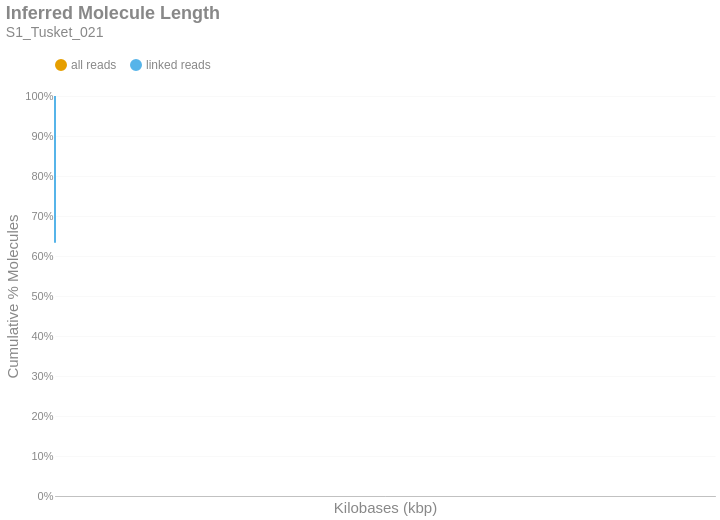

The cell this chart's notebook holds for it:
### Markdown cell above
### Inferred Molecule Length
This is the cumulative frequency distribution of molecule lengths inferred from the first and last alignment positions along a contig for all alignments associated with a single linked-read barcode on a given contig.There are two distributions: one with `all` the alignments (yellow) and another with only `linked reads` (blue). The percent of molecules in the `linked reads` distribution is relative to the total number of linked molecules.

### Code cell
if SKIPLR:
    print_html(f"Skipped")
else:
    binned_df = consolidated_hist(valids['length_inferred']/1000, mask, 10, True)
    binned_df = binned_df.with_columns(
        pl.when(pl.col('bin').cast(pl.Utf8) == '0').then(pl.lit('1')).otherwise(pl.col('bin').cast(pl.Utf8)).alias('bin')
    )
    with SafeRender(binned_df):
        (
            density_plot(binned_df, 'Inferred Molecule Length', samplename, 'inferredlen')
            .transform_calculate(bin_kb='datum.bin / 1000')
            .encode(
                x=alt.X('bin_kb:Q', title="Kilobases (kbp)").scale(type='log', padding=0).axis(labelAngle=-40),
                y=alt.Y('value:Q', title='Cumulative % Molecules')
                    .axis(format='%')
                    .stack(False)
                    .scale(domainMin=0, domainMax=1,padding=0),
                color=alt.Color("key:N").scale(domain = ["all reads", "linked reads"]),
                tooltip = [
                    alt.Tooltip("key:N", title = "Data Type"),
                    alt.Tooltip("range_label:N", title="Kilobases"),
                    alt.Tooltip("value:Q", format = ".2%", title="% Molecules (Cum.)")
                ]
            )
        ).display()

### Figure 1 — Vega-Lite specification as saved in the notebook (floating-point values rounded to 4 significant figures)
{"width": "container", "height": 400, "config": {"title": {"anchor": "start", "dy": -15, "fontSize": 18, "color": "#888888", "subtitleColor": "#888888", "subtitleFontSize": 14}, "arc": {"fill": "#0072B2"}, "axis": {"domainColor": "#888888", "domainWidth": 0.5, "gridWidth": 0.2, "grid": false, "titleFontWeight": 400, "titleFontSize": 15, "labelFontSize": 11, "labelColor": "#888888", "tickColor": "#888888", "tickWidth": 0.2, "titleColor": "#888888"}, "axisBand": {"grid": false}, "axisX": {"grid": true, "tickSize": 10, "domainCap": "round"}, "axisY": {"domain": false, "grid": true, "tickSize": 0, "domainCap": "round"}, "background": "transparent", "header": {"labelFontSize": 15, "labelColor": "#888888", "titleFontSize": 15, "titleFontWeight": 600, "titleColor": "#888888"}, "legend": {"labelFont": "sans-serif", "labelFontSize": 12, "labelColor": "#888888", "symbolSize": 100, "symbolType": "circle", "titleFontSize": 12, "titlePadding": 10, "titleColor": "#888888", "title": null, "orient": "top"}, "range": {"category": ["#E69F00", "#56B4E9", "#009E73", "#F0E442", "#0072B2", "#D55E00", "#CC79A7", "#000000"], "diverging": ["#cfe8f3", "#a2d4ec", "#73bfe2", "#46abdb", "#1696d2", "#12719e"]}, "area": {"fill": "#0072B2", "fillOpacity": 0.7, "line": true, "strokeOpacity": 0.7}, "line": {"color": "#0072B2", "stroke": "#0072B2", "strokeWidth": 2}, "trail": {"color": "#0072B2", "stroke": "#0072B2", "strokeWidth": 0, "size": 1}, "point": {"filled": true, "fillOpacity": 1.0, "size": 95}, "text": {"color": "#888888", "fontSize": 11, "align": "right", "fontWeight": 400, "size": 11}, "bar": {"fill": "#0072B2", "stroke": null}, "view": {"stroke": null, "continuousWidth": 660, "continuousHeight": 400}}, "data": {"name": "data-73a1425654421a0192e72b37903903f0"}, "mark": {"type": "line", "interpolate": "monotone", "point": {"opacity": 0, "size": 275}}, "encoding": {"color": {"field": "key", "scale": {"domain": ["all reads", "linked reads"]}, "type": "nominal"}, "tooltip": [{"field": "key", "title": "Data Type", "type": "nominal"}, {"field": "range_label", "title": "Kilobases", "type": "nominal"}, {"field": "value", "format": ".2%", "title": "% Molecules (Cum.)", "type": "quantitative"}], "x": {"axis": {"labelAngle": -40}, "field": "bin_kb", "scale": {"type": "log", "padding": 0}, "title": "Kilobases (kbp)", "type": "quantitative"}, "y": {"axis": {"format": "%"}, "field": "value", "scale": {"domainMin": 0, "domainMax": 1, "padding": 0}, "stack": false, "title": "Cumulative % Molecules", "type": "quantitative"}}, "params": [{"name": "param_c36ac31b6afebe62", "select": {"type": "point", "fields": ["key"]}, "bind": "legend"}], "title": {"text": "Inferred Molecule Length", "subtitle": "S1_Tusket_021"}, "transform": [{"fold": ["all reads (cumsum)", "linked reads (cumsum)"]}, {"calculate": "replace(datum.key, ' (cumsum)', '')", "as": "key"}, {"filter": {"param": "param_c36ac31b6afebe62"}}, {"calculate": "datum.bin / 1000", "as": "bin_kb"}], "usermeta": {"embedOptions": {"downloadFileName": "S1_Tusket_021.inferredlen"}}, "$schema": "https://vega.github.io/schema/vega-lite/v6.1.0.json", "datasets": {"data-73a1425654421a0192e72b37903903f0": [{"bin": "0.0", "interval": "0.0-10.0", "all reads": 0.9449, "linked reads": 0.6334, "all reads (cumsum)": 0.9449, "linked reads (cumsum)": 0.6334, "range_label": "0-9"}, {"bin": "10.0", "interval": "10.0-20.0", "all reads": 0.02689, "linked reads": 0.1785, "all reads (cumsum)": 0.9718, "linked reads (cumsum)": 0.8119, "range_label": "10-19"}, {"bin": "20.0", "interval": "20.0-30.0", "all reads": 0.01449, "linked reads": 0.09659, "all reads (cumsum)": 0.9863, "linked reads (cumsum)": 0.9085, "range_label": "20-29"}, {"bin": "30.0", "interval": "30.0-40.0", "all reads": 0.007866, "linked reads": 0.05238, "all reads (cumsum)": 0.9941, "linked reads (cumsum)": 0.9609, "range_label": "30-39"}, {"bin": "40.0", "interval": "40.0-50.0", "all reads": 0.004256, "linked reads": 0.02817, "all reads (cumsum)": 0.9984, "linked reads (cumsum)": 0.989, "range_label": "40-49"}, {"bin": "50.0", "interval": "50.0-60.0", "all reads": 0.00104, "linked reads": 0.007113, "all reads (cumsum)": 0.9994, "linked reads (cumsum)": 0.9962, "range_label": "50-59"}, {"bin": "60.0", "interval": "60.0-70.0", "all reads": 0.0003583, "linked reads": 0.00246, "all reads (cumsum)": 0.9998, "linked reads (cumsum)": 0.9986, "range_label": "60-69"}, {"bin": "70.0", "interval": "70.0-80.0", "all reads": 0.0001242, "linked reads": 0.0008512, "all reads (cumsum)": 0.9999, "linked reads (cumsum)": 0.9995, "range_label": "70-79"}, {"bin": "80.0", "interval": "80.0-90.0", "all reads": 4.857e-05, "linked reads": 0.0003324, "all reads (cumsum)": 1.0, "linked reads (cumsum)": 0.9998, "range_label": "80-89"}, {"bin": "90.0", "interval": "90.0-100.0", "all reads": 1.72e-05, "linked reads": 0.0001178, "all reads (cumsum)": 1.0, "linked reads (cumsum)": 0.9999, "range_label": "90-99"}, {"bin": "100.0", "interval": "100.0-110.0", "all reads": 6.166e-06, "linked reads": 4.248e-05, "all reads (cumsum)": 1.0, "linked reads (cumsum)": 1.0, "range_label": "100-109"}, {"bin": "110.0", "interval": "110.0-120.0", "all reads": 3.029e-06, "linked reads": 2.087e-05, "all reads (cumsum)": 1.0, "linked reads (cumsum)": 1.0, "range_label": "110-119"}, {"bin": "120.0", "interval": "120.0-130.0", "all reads": 1.19e-06, "linked reads": 8.199e-06, "all reads (cumsum)": 1.0, "linked reads (cumsum)": 1.0, "range_label": "120-129"}, {"bin": "130.0", "interval": "130.0-140.0", "all reads": 4.327e-07, "linked reads": 2.981e-06, "all reads (cumsum)": 1.0, "linked reads (cumsum)": 1.0, "range_label": "130-139"}, {"bin": "140.0", "interval": "140.0-150.0", "all reads": 9.736e-07, "linked reads": 6.708e-06, "all reads (cumsum)": 1.0, "linked reads (cumsum)": 1.0, "range_label": "140-149"}, {"bin": "150.0", "interval": "150.0-160.0", "all reads": 1.082e-07, "linked reads": 7.453e-07, "all reads (cumsum)": 1.0, "linked reads (cumsum)": 1.0, "range_label": "150-159"}, {"bin": "160.0", "interval": "160.0-170.0", "all reads": 1.082e-07, "linked reads": 7.453e-07, "all reads (cumsum)": 1.0, "linked reads (cumsum)": 1.0, "range_label": "160-169"}, {"bin": "170.0", "interval": "170.0-180.0", "all reads": 1.082e-07, "linked reads": 7.453e-07, "all reads (cumsum)": 1.0, "linked reads (cumsum)": 1.0, "range_label": "170-179"}]}}
